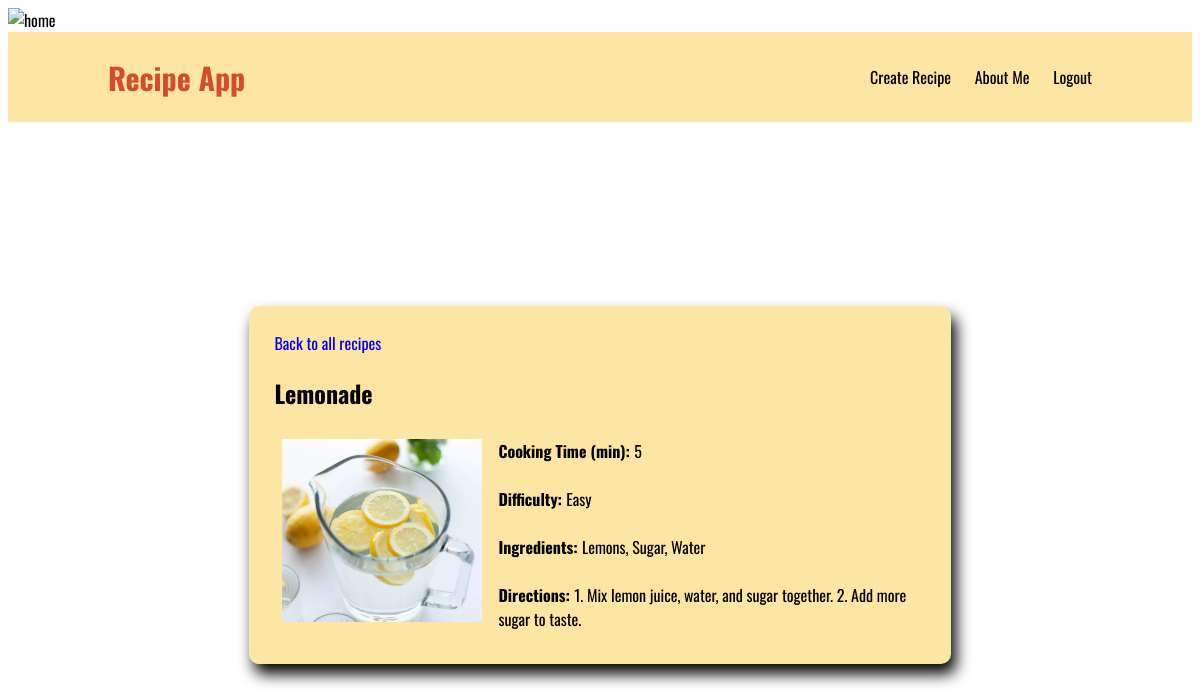
/list/3 (signed in), run on the app's committed database.
### recipes/models.py (models this page shows, shortened)
class Recipe(models.Model):
    name = models.CharField(max_length=120)
    cooking_time = models.IntegerField(help_text='in minutes')
    ingredients = models.CharField(max_length=300)
    directions = models.TextField(max_length=500)
    pic = models.ImageField(upload_to='recipes', default='no_image.jpg')
    def calculate_difficulty(self):
        difficulty = 'Undefined'
        ingredients = self.ingredients.split(', ')
        num_ingredients = len(ingredients)
        if self.cooking_time < 10:
            if num_ingredients < 4:
                difficulty = 'Easy'
            else:
                difficulty = 'Medium'
        else:
            if num_ingredients < 4:
                difficulty = 'Intermediate'
            else:
                difficulty = 'Hard'
        return difficulty

### recipes/views.py (the view)
# urls.py: path('list/<pk>', RecipeDetailView.as_view(), name='detail'),
class RecipeDetailView(LoginRequiredMixin, DetailView):
    model = Recipe
    template_name = 'recipes/recipe_detail.html'
    def get_context_data(self, **kwargs):
        context = super().get_context_data(**kwargs)
        context.update({
            'search_params': self.request.GET.urlencode()
        })
        return context

### recipes/templates/recipes/recipe_detail.html (shortened to what this page needs)
{% load static %}
<!DOCTYPE html>
<html lang="en">
  <head>
    {% load static %}
    <link
      rel="stylesheet"
      type="text/css"
      href="{% static 'recipes/css/styles.css' %}"
    />
  </head>
  <body>
    <div class="main-image">
      <img src="{% static 'recipes/images/recipe-home.jpg' %}" alt="home" />
    </div>
    <nav class="navbar">
      <div class="title">
        <h1>Recipe App</h1>
      </div>
      <div class="profile">
        <a href="/create/">Create Recipe</a>
        <a href="/about/">About Me</a>
        <a href="{%url 'logout' %}"> Logout </a>
      </div>
    </nav>
    <div class="recipe-modal">
      <span
        ><a class="main-header" href="{%url 'recipes:list' %}"
          >Back to all recipes</a
        ></span
      >
      <h2>{{object.name}}</h2>
      <div class="details-main">
        <div class="details-extra">
          <img src="{{object.pic.url}}" width="200" />
        </div>
        <div class="ing-dir">
          <b>Cooking Time (min): </b> {{object.cooking_time}} <br /><br />
          <b>Difficulty: </b> {{object.calculate_difficulty}} <br />
          <br />
          <b>Ingredients: </b> {{object.ingredients}} <br /><br />
          <b>Directions: </b> {{object.directions}} <br />
        </div>
      </div>
    </div>
  </body>
</html>

### recipes/static/recipes/css/styles.css (style rules this page uses)
body { font-family: "Oswald", serif; }
a { text-decoration: none; }
.main-image { width: 100%; }
.main-image img { width: 100%; max-height: 300px; object-fit: cover; }
.navbar { max-height: 60px; display: flex; justify-content: space-between; align-items: center; padding: 15px 100px; background-color: #fde5a4; }
.title { display: flex; color: #d44d28; font-size: 20px; }
.profile a { text-decoration: none; color: black; padding-left: 20px; }
.recipe-modal { border-radius: 10px; padding: 25px; width: 55%; background-color: #fde5a4; box-shadow: 5px 10px 15px; margin: 0 auto; margin-top: 23vh; }
.details-main { display: flex; }
.details-extra, .ing-dir { padding: 8px; }

### data on the page
Recipe: name "Lemonade", pic (picture), cooking_time "5", calculate_difficulty "Easy", ingredients "Lemons, Sugar, Water", directions "1. Mix lemon juice, water, and sugar together. 2. Add more sugar to taste."
